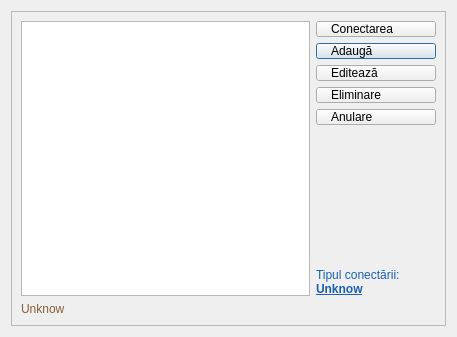
<?xml version="1.0" encoding="UTF-8"?>
<ui version="4.0">
 <class>DatabaseSelection</class>
 <widget class="QDialog" name="DatabaseSelection">
  <property name="geometry">
   <rect>
    <x>0</x>
    <y>0</y>
    <width>457</width>
    <height>337</height>
   </rect>
  </property>
  <property name="font">
   <font>
    <family>Segoe UI</family>
   </font>
  </property>
  <property name="windowTitle">
   <string>Dialog</string>
  </property>
  <layout class="QGridLayout" name="gridLayout">
   <item row="0" column="0">
    <widget class="QFrame" name="frame">
     <property name="styleSheet">
      <string notr="true">QPushButton {
    text-align: left;
    padding-left: 14px;
}</string>
     </property>
     <property name="frameShape">
      <enum>QFrame::Shape::StyledPanel</enum>
     </property>
     <property name="frameShadow">
      <enum>QFrame::Shadow::Raised</enum>
     </property>
     <layout class="QGridLayout" name="gridLayout_2">
      <item row="1" column="1">
       <widget class="QPushButton" name="btnAddDatabase">
        <property name="sizePolicy">
         <sizepolicy hsizetype="Preferred" vsizetype="Fixed">
          <horstretch>0</horstretch>
          <verstretch>0</verstretch>
         </sizepolicy>
        </property>
        <property name="minimumSize">
         <size>
          <width>120</width>
          <height>0</height>
         </size>
        </property>
        <property name="text">
         <string>Adaugă</string>
        </property>
        <property name="icon">
         <iconset resource="../../resources/resource.qrc">
          <normaloff>:/img/database/database_connect.png</normaloff>:/img/database/database_connect.png</iconset>
        </property>
       </widget>
      </item>
      <item row="6" column="1">
       <widget class="QLabel" name="txtTypeConnection">
        <property name="styleSheet">
         <string notr="true">color: rgb(26, 95, 180);</string>
        </property>
        <property name="text">
         <string>&lt;html&gt;&lt;head/&gt;&lt;body&gt;&lt;p&gt;Tipul conectării:&lt;br&gt;&lt;b&gt;&lt;u&gt;Unknow&lt;/u&gt;&lt;/b&gt;&lt;/p&gt;&lt;/body&gt;&lt;/html&gt;</string>
        </property>
       </widget>
      </item>
      <item row="7" column="0" colspan="2">
       <widget class="QLabel" name="txtPath">
        <property name="styleSheet">
         <string notr="true">color: rgb(134, 94, 60);</string>
        </property>
        <property name="text">
         <string>Unknow</string>
        </property>
       </widget>
      </item>
      <item row="3" column="1">
       <widget class="QPushButton" name="btnRemove">
        <property name="sizePolicy">
         <sizepolicy hsizetype="Preferred" vsizetype="Fixed">
          <horstretch>0</horstretch>
          <verstretch>0</verstretch>
         </sizepolicy>
        </property>
        <property name="minimumSize">
         <size>
          <width>120</width>
          <height>0</height>
         </size>
        </property>
        <property name="text">
         <string>Eliminare</string>
        </property>
        <property name="icon">
         <iconset resource="../../resources/resource.qrc">
          <normaloff>:/img/database/database_remove.png</normaloff>:/img/database/database_remove.png</iconset>
        </property>
       </widget>
      </item>
      <item row="4" column="1">
       <widget class="QPushButton" name="btnCancel">
        <property name="sizePolicy">
         <sizepolicy hsizetype="Preferred" vsizetype="Fixed">
          <horstretch>0</horstretch>
          <verstretch>0</verstretch>
         </sizepolicy>
        </property>
        <property name="minimumSize">
         <size>
          <width>120</width>
          <height>0</height>
         </size>
        </property>
        <property name="text">
         <string>Anulare</string>
        </property>
        <property name="icon">
         <iconset resource="../../resources/resource.qrc">
          <normaloff>:/img/btns/close.png</normaloff>:/img/btns/close.png</iconset>
        </property>
       </widget>
      </item>
      <item row="0" column="1">
       <widget class="QPushButton" name="btnConnect">
        <property name="sizePolicy">
         <sizepolicy hsizetype="Preferred" vsizetype="Fixed">
          <horstretch>0</horstretch>
          <verstretch>0</verstretch>
         </sizepolicy>
        </property>
        <property name="minimumSize">
         <size>
          <width>120</width>
          <height>0</height>
         </size>
        </property>
        <property name="text">
         <string>Conectarea</string>
        </property>
        <property name="icon">
         <iconset resource="../../resources/resource.qrc">
          <normaloff>:/img/database/database.png</normaloff>:/img/database/database.png</iconset>
        </property>
       </widget>
      </item>
      <item row="0" column="0" rowspan="7">
       <widget class="QListWidget" name="listWidget"/>
      </item>
      <item row="5" column="1">
       <spacer name="verticalSpacer">
        <property name="orientation">
         <enum>Qt::Orientation::Vertical</enum>
        </property>
        <property name="sizeHint" stdset="0">
         <size>
          <width>20</width>
          <height>175</height>
         </size>
        </property>
       </spacer>
      </item>
      <item row="2" column="1">
       <widget class="QPushButton" name="btnEditSettings">
        <property name="sizePolicy">
         <sizepolicy hsizetype="Preferred" vsizetype="Fixed">
          <horstretch>0</horstretch>
          <verstretch>0</verstretch>
         </sizepolicy>
        </property>
        <property name="minimumSize">
         <size>
          <width>120</width>
          <height>0</height>
         </size>
        </property>
        <property name="text">
         <string>Editează</string>
        </property>
        <property name="icon">
         <iconset resource="../../resources/resource.qrc">
          <normaloff>:/img/database/database_setting.png</normaloff>:/img/database/database_setting.png</iconset>
        </property>
       </widget>
      </item>
     </layout>
    </widget>
   </item>
  </layout>
 </widget>
 <tabstops>
  <tabstop>listWidget</tabstop>
  <tabstop>btnConnect</tabstop>
  <tabstop>btnRemove</tabstop>
 </tabstops>
 <resources>
  <include location="../../resources/resource.qrc"/>
 </resources>
 <connections/>
</ui>
